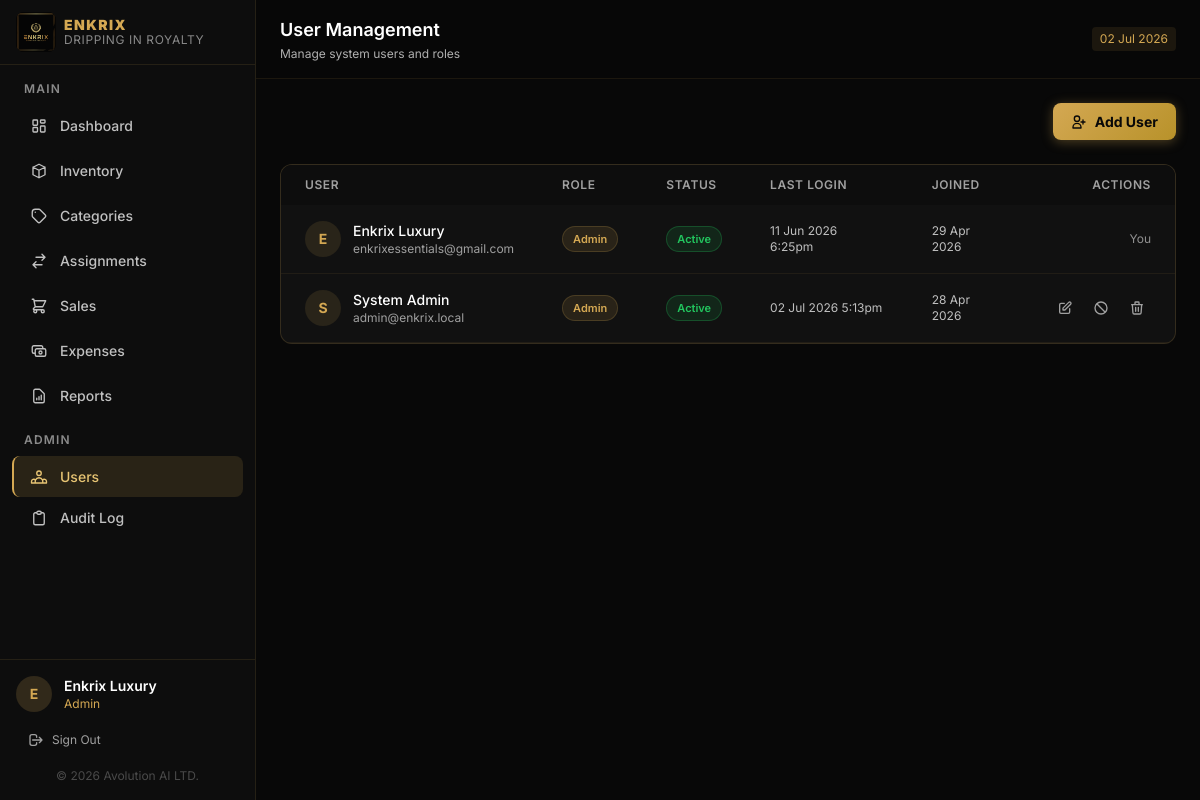
Page /users (signed in) on the committed database.
### tables this page shows
CREATE TABLE `users` (
  `id` int NOT NULL AUTO_INCREMENT,
  `name` varchar(100) NOT NULL,
  `email` varchar(150) NOT NULL,
  `password` varchar(255) NOT NULL,
  `role_id` int NOT NULL,
  `is_active` tinyint(1) NOT NULL DEFAULT '1',
  `last_login` timestamp NULL DEFAULT NULL,
  `created_at` timestamp NOT NULL DEFAULT CURRENT_TIMESTAMP,
  `updated_at` timestamp NOT NULL DEFAULT CURRENT_TIMESTAMP ON UPDATE CURRENT_TIMESTAMP,
  PRIMARY KEY (`id`),
  UNIQUE KEY `uq_users_email` (`email`),
  KEY `idx_users_role` (`role_id`),
  CONSTRAINT `fk_users_role` FOREIGN KEY (`role_id`) REFERENCES `roles` (`id`) ON DELETE RESTRICT
);

CREATE TABLE `roles` (
  `id` int NOT NULL AUTO_INCREMENT,
  `name` varchar(50) NOT NULL,
  `description` varchar(255) DEFAULT NULL,
  `created_at` timestamp NOT NULL DEFAULT CURRENT_TIMESTAMP,
  PRIMARY KEY (`id`),
  UNIQUE KEY `uq_roles_name` (`name`)
);

### app/views/users/index.php (the view, shortened to what the rows shown need)
<?php
$title    = 'User Management';
$subtitle = 'Manage system users and roles';
?>
<div class="flex justify-end mb-6">
  <button onclick="openModal('addUserModal')" class="btn-gold flex items-center gap-2">
    <svg class="w-4 h-4" fill="none" viewBox="0 0 24 24" stroke="currentColor"><path stroke-linecap="round" stroke-linejoin="round" stroke-width="2" d="M18 9v3m0 0v3m0-3h3m-3 0h-3m-2-5a4 4 0 11-8 0 4 4 0 018 0zM3 20a6 6 0 0112 0v1H3v-1z"/></svg>
    Add User
  </button>
</div>
<div class="card overflow-hidden">
  <div class="overflow-x-auto">
    <table class="w-full text-sm">
      <thead>
        <tr style="background:#0D0D0D;">
          <th class="px-6 py-3 text-left text-xs font-semibold uppercase tracking-wider" style="color:#A0A0A0;">User</th>
          <th class="px-6 py-3 text-left text-xs font-semibold uppercase tracking-wider" style="color:#A0A0A0;">Role</th>
          <th class="px-6 py-3 text-left text-xs font-semibold uppercase tracking-wider" style="color:#A0A0A0;">Status</th>
          <th class="px-6 py-3 text-left text-xs font-semibold uppercase tracking-wider" style="color:#A0A0A0;">Last Login</th>
          <th class="px-6 py-3 text-left text-xs font-semibold uppercase tracking-wider" style="color:#A0A0A0;">Joined</th>
          <th class="px-6 py-3 text-right text-xs font-semibold uppercase tracking-wider" style="color:#A0A0A0;">Actions</th>
        </tr>
      </thead>
      <tbody>
        <?php foreach ($users as $u): ?>
        <tr class="table-row">
          <td class="px-6 py-4">
            <div class="flex items-center gap-3">
              <div class="w-9 h-9 rounded-full flex items-center justify-center text-sm font-bold flex-shrink-0" style="background:rgba(212,168,83,0.12);color:#D4A853;">
                <?= strtoupper(substr($u['name'], 0, 1)) ?>
              </div>
              <div>
                <p class="font-medium text-white"><?= e($u['name']) ?></p>
                <p class="text-xs" style="color:#A0A0A0;"><?= e($u['email']) ?></p>
              </div>
            </div>
          </td>
          <td class="px-6 py-4">
            <?php
            $roleColors = ['Admin' => '#D4A853', 'Inventory Manager' => '#3B82F6', 'Viewer' => '#6B7280'];
            $rc = $roleColors[$u['role']] ?? '#6B7280';
            ?>
            <span class="badge" style="background:<?= $rc ?>20;color:<?= $rc ?>;border:1px solid <?= $rc ?>30;"><?= e($u['role']) ?></span>
          </td>
          <td class="px-6 py-4">
            <?php if ($u['is_active']): ?>
              <span class="badge" style="background:rgba(34,197,94,0.12);color:#22C55E;border:1px solid rgba(34,197,94,0.25);">Active</span>
            <?php else: ?>
              <span class="badge" style="background:rgba(239,68,68,0.12);color:#EF4444;border:1px solid rgba(239,68,68,0.25);">Inactive</span>
            <?php endif; ?>
          </td>
          <td class="px-6 py-4 text-xs" style="color:#C0C0C0;"><?= $u['last_login'] ? format_date($u['last_login'], 'd M Y g:ia') : 'Never' ?></td>
          <td class="px-6 py-4 text-xs" style="color:#C0C0C0;"><?= format_date($u['created_at']) ?></td>
          <td class="px-6 py-4">
            <div class="flex items-center justify-end gap-2">
              <?php if ($u['id'] !== auth()['id']): ?>
              <button onclick="openEditUserModal(<?= $u['id'] ?>, '<?= addslashes($u['name']) ?>', '<?= addslashes($u['email']) ?>', <?= $u['role_id'] ?>)"
                class="p-1.5 rounded" title="Edit" style="color:#A0A0A0;" onmouseover="this.style.color='#3B82F6'" onmouseout="this.style.color='#555'">
                <svg class="w-4 h-4" fill="none" viewBox="0 0 24 24" stroke="currentColor"><path stroke-linecap="round" stroke-linejoin="round" stroke-width="2" d="M11 5H6a2 2 0 00-2 2v11a2 2 0 002 2h11a2 2 0 002-2v-5m-1.414-9.414a2 2 0 112.828 2.828L11.828 15H9v-2.828l8.586-8.586z"/></svg>
              </button>
              <form method="POST" action="<?= url('users/' . $u['id'] . '/toggle') ?>">
                <button type="submit" class="p-1.5 rounded" title="<?= $u['is_active'] ? 'Deactivate' : 'Activate' ?>" style="color:#A0A0A0;" onmouseover="this.style.color='#F59E0B'" onmouseout="this.style.color='#555'">
                  <svg class="w-4 h-4" fill="none" viewBox="0 0 24 24" stroke="currentColor">
                    <?php if ($u['is_active']): ?>
                      <path stroke-linecap="round" stroke-linejoin="round" stroke-width="2" d="M18.364 18.364A9 9 0 005.636 5.636m12.728 12.728A9 9 0 015.636 5.636m12.728 12.728L5.636 5.636"/>
                    <?php else: ?>
                      <path stroke-linecap="round" stroke-linejoin="round" stroke-width="2" d="M9 12l2 2 4-4m6 2a9 9 0 11-18 0 9 9 0 0118 0z"/>
                    <?php endif; ?>
                  </svg>
                </button>
              </form>
              <form method="POST" action="<?= url('users/' . $u['id'] . '/delete') ?>" onsubmit="return confirm('Delete user permanently?')">
                <button type="submit" class="p-1.5 rounded" title="Delete" style="color:#A0A0A0;" onmouseover="this.style.color='#EF4444'" onmouseout="this.style.color='#555'">
                  <svg class="w-4 h-4" fill="none" viewBox="0 0 24 24" stroke="currentColor"><path stroke-linecap="round" stroke-linejoin="round" stroke-width="2" d="M19 7l-.867 12.142A2 2 0 0116.138 21H7.862a2 2 0 01-1.995-1.858L5 7m5 4v6m4-6v6m1-10V4a1 1 0 00-1-1h-4a1 1 0 00-1 1v3M4 7h16"/></svg>
                </button>
              </form>
              <?php else: ?>
                <span class="text-xs" style="color:#909090;">You</span>
              <?php endif; ?>
            </div>
          </td>
        </tr>
        <?php endforeach; ?>
      </tbody>
    </table>
  </div>
</div>
<?php
$content = ob_get_clean();
require APP_PATH . '/views/layouts/main.php';
?>

### app/routes/web.php (shortened to what the rows shown need)
<?php
$uri    = trim(parse_url($_SERVER['REQUEST_URI'], PHP_URL_PATH) ?? '', '/');
$method = $_SERVER['REQUEST_METHOD'];
function matchRoute(string $pattern, string $uri): array|false
{
    $regex = preg_replace('/\{([a-z_]+)\}/', '([^/]+)', $pattern);
    $regex = '@^' . $regex . '$@';
    if (preg_match($regex, $uri, $m)) {
        array_shift($m);
        return $m;
    }
    return false;
}
foreach ($routes as [$routeMethod, $pattern, $handler, $requiresAuth]) {
    if ($routeMethod !== $method) continue;
    $params = matchRoute($pattern, $uri);
    if ($params !== false) {
        [$class, $action] = $handler;
        $controller = new $class();
        $controller->$action(...$params);
        break;
    }
}

### app/views/layouts/main.php (shortened to what the rows shown need)
<!DOCTYPE html>
<html lang="en" class="h-full">
<head>
  <script src="https://cdn.tailwindcss.com"></script>
</head>
<body class="h-full font-sans antialiased" id="app">
<div class="flex h-full min-h-screen">
<aside id="sidebar">
  <div class="px-4 py-3 border-b flex items-center justify-between" style="border-color:rgba(212,168,83,0.12);">
    <a href="<?= url('dashboard') ?>" class="flex items-center gap-2 min-w-0">
      <img src="<?= url('logo.jpg') ?>" alt="Enkrix Logo" class="w-10 h-10 rounded-lg flex-shrink-0" style="object-fit:contain;background:#060606;">
      <div class="min-w-0">
        <div class="font-black text-sm tracking-widest leading-none" style="color:#D4A853;">ENKRIX</div>
        <div class="text-xs tracking-wider leading-none mt-0.5" style="color:#888;">DRIPPING IN ROYALTY</div>
      </div>
    </a>
  </div>
  <nav class="flex-1 px-3 py-4 space-y-1" role="navigation">
    <p class="px-3 text-xs font-semibold uppercase tracking-widest mb-2" style="color:#8A8A8A;">Main</p>
    <a href="<?= url('dashboard') ?>" class="sidebar-link <?= str_contains($_SERVER['REQUEST_URI'],'dashboard') || rtrim(parse_url($_SERVER['REQUEST_URI'],PHP_URL_PATH)??'','/') === '' ? 'active' : '' ?>" onclick="closeSidebar()">
      Dashboard
    </a>
    <a href="<?= url('inventory') ?>" class="sidebar-link <?= str_contains($_SERVER['REQUEST_URI'],'/inventory') ? 'active' : '' ?>" onclick="closeSidebar()">
      <svg fill="none" viewBox="0 0 24 24" stroke="currentColor"><path stroke-linecap="round" stroke-linejoin="round" stroke-width="1.8" d="M20 7l-8-4-8 4m16 0l-8 4m8-4v10l-8 4m0-10L4 7m8 4v10M4 7v10l8 4"/></svg>
      Inventory
    </a>
    <a href="<?= url('categories') ?>" class="sidebar-link <?= str_contains($_SERVER['REQUEST_URI'],'/categories') ? 'active' : '' ?>" onclick="closeSidebar()">
      <svg fill="none" viewBox="0 0 24 24" stroke="currentColor"><path stroke-linecap="round" stroke-linejoin="round" stroke-width="1.8" d="M7 7h.01M7 3h5c.512 0 1.024.195 1.414.586l7 7a2 2 0 010 2.828l-7 7a2 2 0 01-2.828 0l-7-7A1.994 1.994 0 013 12V7a4 4 0 014-4z"/></svg>
      Categories
    </a>
    <a href="<?= url('assignments') ?>" class="sidebar-link <?= str_contains($_SERVER['REQUEST_URI'],'/assignments') ? 'active' : '' ?>" onclick="closeSidebar()">
      <svg fill="none" viewBox="0 0 24 24" stroke="currentColor"><path stroke-linecap="round" stroke-linejoin="round" stroke-width="1.8" d="M8 7h12m0 0l-4-4m4 4l-4 4m0 6H4m0 0l4 4m-4-4l4-4"/></svg>
      Assignments
    </a>
    <a href="<?= url('sales') ?>" class="sidebar-link <?= str_contains($_SERVER['REQUEST_URI'],'/sales') ? 'active' : '' ?>" onclick="closeSidebar()">
      <svg fill="none" viewBox="0 0 24 24" stroke="currentColor"><path stroke-linecap="round" stroke-linejoin="round" stroke-width="1.8" d="M3 3h2l.4 2M7 13h10l4-8H5.4M7 13L5.4 5M7 13l-2.293 2.293c-.63.63-.184 1.707.707 1.707H17m0 0a2 2 0 100 4 2 2 0 000-4zm-8 2a2 2 0 11-4 0 2 2 0 014 0z"/></svg>
      Sales
    </a>
    <a href="<?= url('expenses') ?>" class="sidebar-link <?= str_contains($_SERVER['REQUEST_URI'],'/expenses') ? 'active' : '' ?>" onclick="closeSidebar()">
      <svg fill="none" viewBox="0 0 24 24" stroke="currentColor"><path stroke-linecap="round" stroke-linejoin="round" stroke-width="1.8" d="M17 9V7a2 2 0 00-2-2H5a2 2 0 00-2 2v6a2 2 0 002 2h2m2 4h10a2 2 0 002-2v-6a2 2 0 00-2-2H9a2 2 0 00-2 2v6a2 2 0 002 2zm7-5a2 2 0 11-4 0 2 2 0 014 0z"/></svg>
      Expenses
    </a>
    <a href="<?= url('reports') ?>" class="sidebar-link <?= str_contains($_SERVER['REQUEST_URI'],'/reports') ? 'active' : '' ?>" onclick="closeSidebar()">
      <svg fill="none" viewBox="0 0 24 24" stroke="currentColor"><path stroke-linecap="round" stroke-linejoin="round" stroke-width="1.8" d="M9 17v-2m3 2v-4m3 4v-6m2 10H7a2 2 0 01-2-2V5a2 2 0 012-2h5.586a1 1 0 01.707.293l5.414 5.414a1 1 0 01.293.707V19a2 2 0 01-2 2z"/></svg>
      Reports
    </a>
    <?php if (has_role('Admin')): ?>
    <div class="pt-3">
      <p class="px-3 text-xs font-semibold uppercase tracking-widest mb-2" style="color:#8A8A8A;">Admin</p>
      <a href="<?= url('users') ?>" class="sidebar-link <?= str_contains($_SERVER['REQUEST_URI'],'/users') ? 'active' : '' ?>" onclick="closeSidebar()">
        Users
      </a>
      <a href="<?= url('activity') ?>" class="sidebar-link <?= str_contains($_SERVER['REQUEST_URI'],'/activity') ? 'active' : '' ?>" onclick="closeSidebar()">
        <svg fill="none" viewBox="0 0 24 24" stroke="currentColor"><path stroke-linecap="round" stroke-linejoin="round" stroke-width="1.8" d="M9 5H7a2 2 0 00-2 2v12a2 2 0 002 2h10a2 2 0 002-2V7a2 2 0 00-2-2h-2M9 5a2 2 0 002 2h2a2 2 0 002-2M9 5a2 2 0 012-2h2a2 2 0 012 2"/></svg>
        Audit Log
      </a>
    </div>
    <?php endif; ?>
  </nav>
  <div class="px-4 py-4 border-t" style="border-color:rgba(212,168,83,0.12);">
    <div class="flex items-center gap-3">
      <div class="w-9 h-9 rounded-full flex items-center justify-center text-sm font-bold flex-shrink-0" style="background:rgba(212,168,83,0.18);color:#D4A853;">
        <?= strtoupper(substr(auth()['name'] ?? 'U', 0, 1)) ?>
      </div>
      <div class="flex-1 min-w-0">
        <p class="text-sm font-semibold truncate text-white"><?= e(auth()['name'] ?? '') ?></p>
        <p class="text-xs truncate" style="color:#D4A853;"><?= e(auth()['role'] ?? '') ?></p>
      </div>
    </div>
    <form method="POST" action="<?= url('logout') ?>" class="mt-3">
      <button type="submit" class="w-full text-left text-xs flex items-center gap-2 px-3 py-2 rounded-lg transition-colors" style="color:#A0A0A0;" onmouseover="this.style.color='#EF4444';this.style.background='rgba(239,68,68,0.08)'" onmouseout="this.style.color='#A0A0A0';this.style.background='transparent'">
        <svg class="w-4 h-4" fill="none" viewBox="0 0 24 24" stroke="currentColor"><path stroke-linecap="round" stroke-linejoin="round" stroke-width="2" d="M17 16l4-4m0 0l-4-4m4 4H7m6 4v1a3 3 0 01-3 3H6a3 3 0 01-3-3V7a3 3 0 013-3h4a3 3 0 013 3v1"/></svg>
        Sign Out
      </button>
    </form>
    <p class="text-center mt-3 text-xs" style="color:#4A4A4A;">&copy; <?= date('Y') ?> Avolution AI LTD.</p>
  </div>
</aside>
<div id="main-wrapper" class="flex-1 flex flex-col min-h-screen min-w-0 lg:ml-0" style="width:100%;">
  <header class="sticky top-0 z-40 flex items-center gap-3 px-4 sm:px-6 py-3 sm:py-4" style="background:rgba(8,8,8,0.95); backdrop-filter:blur(12px); border-bottom:1px solid rgba(212,168,83,0.10);">
    <div class="flex-1 min-w-0">
      <h1 class="text-base sm:text-lg font-semibold text-white truncate"><?= e($title ?? 'Dashboard') ?></h1>
      <?php if (!empty($subtitle)): ?>
        <p class="text-xs mt-0.5 truncate hidden sm:block" style="color:#B0B0B0;"><?= e($subtitle) ?></p>
      <?php endif; ?>
    </div>
    <div class="flex items-center gap-2 flex-shrink-0">
      <span class="text-xs px-2 py-1 rounded hidden sm:inline-block" style="background:rgba(212,168,83,0.1);color:#D4A853;">
        <?= date('d M Y') ?>
      </span>
    </div>
  </header>
  <main class="flex-1 p-4 sm:p-6 overflow-auto">
    <?= $content ?? '' ?>
  </main>
</div>
</div>
</body>
</html>

### rows in the picture
users: name "E", name "Enkrix Luxury", email "enkrixessentials@gmail.com", role.name "Admin", is_active "Active", last_login "11 Jun 2026 6:25pm", created_at "29 Apr 2026", shows "You"
roles: name "Admin"
users: name "S", name "System Admin", email "admin@enkrix.local", role.name "Admin", is_active "Active", last_login "02 Jul 2026 5:13pm", created_at "28 Apr 2026"
